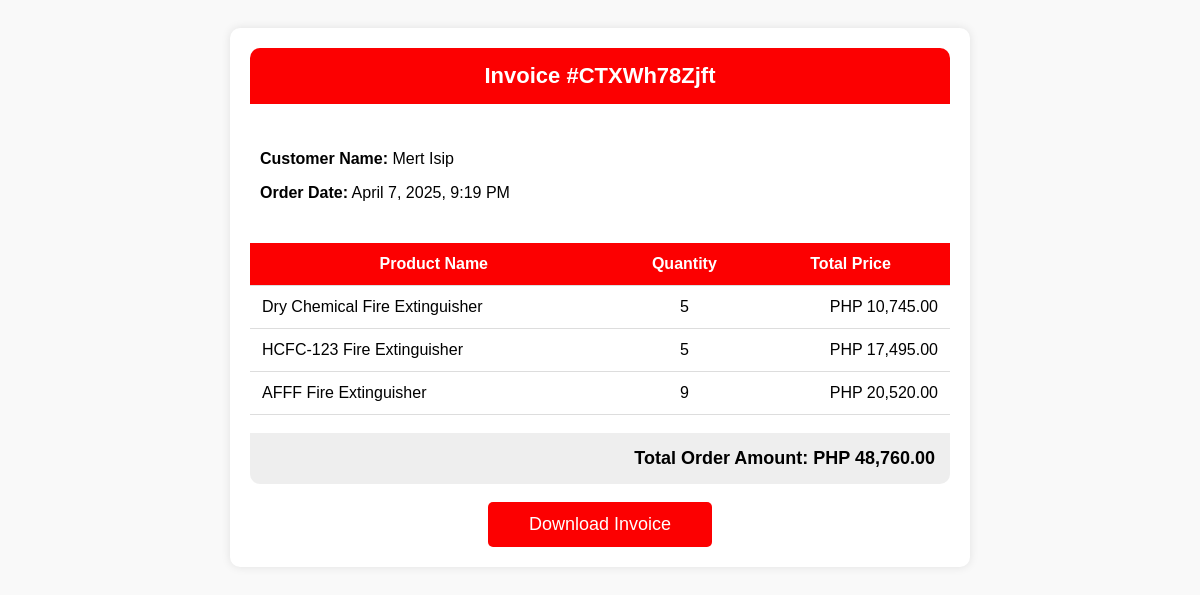
/src/invoice.php?referenceNum=CTXWh78Zjft, run on the app's committed database.
### tables this page shows
CREATE TABLE `orders_tbl` (
  `orderID` int(11) NOT NULL AUTO_INCREMENT,
  `referenceNum` varchar(11) NOT NULL,
  `userID` int(11) DEFAULT NULL,
  `totalAmount` decimal(10,2) DEFAULT NULL,
  `mopID` int(11) DEFAULT NULL,
  `statusID` int(11) DEFAULT NULL,
  `orderReceipt` text DEFAULT NULL,
  `toReceive` datetime DEFAULT NULL,
  `receivedAt` datetime DEFAULT NULL,
  `cancelledAt` datetime DEFAULT NULL,
  `createdAt` datetime NOT NULL DEFAULT current_timestamp(),
  `updatedAt` datetime NOT NULL DEFAULT current_timestamp(),
  PRIMARY KEY (`orderID`) USING BTREE,
  KEY `orderMopFK` (`mopID`),
  KEY `orderStatusFK` (`statusID`),
  KEY `orderUserFK` (`userID`),
  CONSTRAINT `orderMopFK` FOREIGN KEY (`mopID`) REFERENCES `modes_of_payment_tbl` (`mopID`) ON DELETE SET NULL ON UPDATE NO ACTION,
  CONSTRAINT `orderStatusFK` FOREIGN KEY (`statusID`) REFERENCES `statuses_tbl` (`statusID`) ON DELETE SET NULL ON UPDATE NO ACTION,
  CONSTRAINT `orderUserFK` FOREIGN KEY (`userID`) REFERENCES `users_tbl` (`userID`) ON DELETE SET NULL ON UPDATE NO ACTION
);

CREATE TABLE `order_items_tbl` (
  `orderItemID` int(11) NOT NULL AUTO_INCREMENT,
  `orderID` int(11) DEFAULT NULL,
  `productID` int(11) DEFAULT NULL,
  `orderItemQuantity` int(11) NOT NULL DEFAULT 0,
  `orderItemTotal` decimal(10,2) NOT NULL DEFAULT 0.00,
  `orderReceipt` text DEFAULT NULL,
  `createdAt` datetime NOT NULL DEFAULT current_timestamp(),
  PRIMARY KEY (`orderItemID`),
  KEY `orderItemOrderFK` (`orderID`),
  KEY `orderItemProductFK` (`productID`),
  CONSTRAINT `orderItemOrderFK` FOREIGN KEY (`orderID`) REFERENCES `orders_tbl` (`orderID`) ON DELETE SET NULL ON UPDATE NO ACTION,
  CONSTRAINT `orderItemProductFK` FOREIGN KEY (`productID`) REFERENCES `products_tbl` (`productID`) ON DELETE SET NULL ON UPDATE NO ACTION
);

CREATE TABLE `products_tbl` (
  `productID` int(11) NOT NULL AUTO_INCREMENT,
  `userID` int(11) DEFAULT NULL,
  `productName` varchar(50) NOT NULL,
  `productIMG` varchar(100) NOT NULL,
  `categoryID` int(11) DEFAULT NULL,
  `productDesc` text NOT NULL,
  `productPrice` decimal(10,2) NOT NULL DEFAULT 0.00,
  `inStock` int(11) NOT NULL DEFAULT 0,
  `prodSold` int(11) NOT NULL DEFAULT 0,
  `statusID` int(11) NOT NULL DEFAULT 5,
  `createdAt` datetime NOT NULL DEFAULT current_timestamp(),
  `updatedAt` datetime NOT NULL DEFAULT current_timestamp(),
  PRIMARY KEY (`productID`),
  UNIQUE KEY `productName` (`productName`),
  KEY `productCategoryFK` (`categoryID`) USING BTREE,
  KEY `productUserFK` (`userID`),
  KEY `productStatusFK` (`statusID`) USING BTREE,
  CONSTRAINT `productCategoryFK` FOREIGN KEY (`categoryID`) REFERENCES `categories_tbl` (`categoryID`) ON DELETE SET NULL ON UPDATE NO ACTION,
  CONSTRAINT `productStatusFK` FOREIGN KEY (`statusID`) REFERENCES `statuses_tbl` (`statusID`) ON DELETE NO ACTION ON UPDATE NO ACTION,
  CONSTRAINT `productsUserFK` FOREIGN KEY (`userID`) REFERENCES `users_tbl` (`userID`) ON DELETE SET NULL ON UPDATE NO ACTION
);

### src/invoice.php (the view, shortened to what this page needs)
<?php
require 'weltz_dbconnect.php';
$referenceNum = $_GET['referenceNum'];
$orderSQL = "SELECT o.orderID, o.createdAt, COALESCE(CONCAT(u.userFname, ' ', u.userLname), 'Deleted User') AS userFullName
             FROM orders_tbl o
             JOIN users_tbl u ON o.userID = u.userID
             WHERE o.referenceNum = ?";
$stmt = $conn->prepare($orderSQL);
$stmt->bind_param("s", $referenceNum);
$stmt->execute();
$order = $stmt->get_result()->fetch_assoc();
$orderID = $order['orderID'];
$orderItemsSQL = "SELECT p.productName, oi.orderItemQuantity, oi.orderItemTotal
                  FROM order_items_tbl oi
                  JOIN products_tbl p ON oi.productID = p.productID
                  WHERE oi.orderID = ?";
$stmt = $conn->prepare($orderItemsSQL);
$stmt->bind_param("i", $orderID);
$stmt->execute();
$orderItems = $stmt->get_result();
$totalOrderAmount = 0;
?>
<!DOCTYPE html>
<html lang="en">
<head>
</head>
<body>
<div class="invoice-container">
    <div class="header">Invoice #<?= htmlspecialchars($referenceNum) ?></div>
    <div class="details">
        <p><strong>Customer Name:</strong> <?= htmlspecialchars($order['userFullName']) ?></p>
        <p><strong>Order Date:</strong> <?= htmlspecialchars(date("F j, Y, g:i A", strtotime($order['createdAt']))) ?></p>
    </div>
    <table class="order-table">
        <tr>
            <th>Product Name</th>
            <th>Quantity</th>
            <th>Total Price</th>
        </tr>
        <?php while ($row = $orderItems->fetch_assoc()) : ?>
            <tr>
                <td><?= htmlspecialchars($row['productName']) ?></td>
                <td style="text-align:center;"><?= htmlspecialchars($row['orderItemQuantity']) ?></td>
                <td style="text-align:right;">PHP <?= number_format($row['orderItemTotal'], 2) ?></td>
            </tr>
            <?php $totalOrderAmount += $row['orderItemTotal']; ?>
        <?php endwhile; ?>
    </table>
    <p class="order-summary">Total Order Amount: PHP <?= number_format($totalOrderAmount, 2) ?></p>
    <a href="download_invoice.php?referenceNum=<?= urlencode($referenceNum) ?>" class="download-btn">Download Invoice</a>
</div>
</body>
</html>

### src/invoice.php (style rules this page uses)
body { font-family: Arial, sans-serif; background: #f9f9f9; padding: 20px; }
.invoice-container { max-width: 700px; background: white; padding: 20px; margin: auto; border-radius: 10px; box-shadow: 0 0 10px rgba(0, 0, 0, 0.1); }
.header { background-color: #fc0001; color: white; padding: 15px; text-align: center; font-size: 22px; font-weight: bold; border-radius: 10px 10px 0 0; }
.details { margin-top: 20px; padding: 10px; }
.order-table { width: 100%; border-collapse: collapse; margin-top: 15px; background: white; }
.order-table th, .order-table td { padding: 12px; border-bottom: 1px solid #ddd; text-align: left; }
.order-table th { background-color: #fc0001; color: white; text-align: center; }
.order-summary { font-size: 18px; font-weight: bold; text-align: right; padding: 15px; background: #eee; border-radius: 0 0 10px 10px; }
.download-btn { display: block; text-align: center; background: #fc0001; color: white; padding: 12px; text-decoration: none; border-radius: 5px; font-size: 18px; margin-top: 20px; width: 200px; margin: auto; }

### data on the page
orders_tbl: createdAt "April 7, 2025, 9:19 PM"
order_items_tbl: productID.productName "Dry Chemical Fire Extinguisher", orderItemQuantity "5", orderItemTotal "10,745.00"
order_items_tbl: productID.productName "HCFC-123 Fire Extinguisher", orderItemQuantity "5", orderItemTotal "17,495.00"
order_items_tbl: productID.productName "AFFF Fire Extinguisher", orderItemQuantity "9", orderItemTotal "20,520.00"

### other printed values
$referenceNum "CTXWh78Zjft"
$order['userFullName'] "Mert Isip"
$totalOrderAmount "48,760.00"
